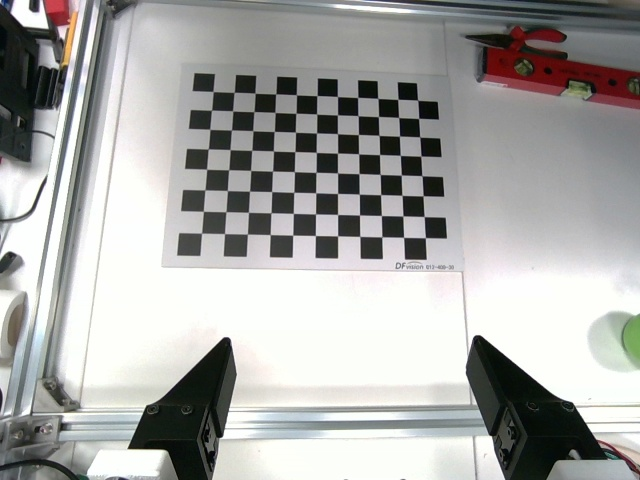
#> input picture piper_sdk/Colibration/collect_data/100data/10.jpg, 640 x 480 px; its folder holds 3 pictures in this run
$ python Colibration.py
#> lines starting #> are read from the running program, lines starting #| are printed output that depends on the picture; after the words box and inside, x2 and y2 are one past the last pixel; in counts of white or black regions, pixels touching at a corner belong together; long printed decimals are rounded
# coding=utf-8
"""
眼在手上 用采集到的图片信息和机械臂位姿信息计算 相机坐标系相对于机械臂末端坐标系的 旋转矩阵和平移向量
A2^{-1}*A1*X=X*B2*B1^{−1}
"""

import os

import cv2
import numpy as np
from scipy.spatial.transform import Rotation as Rsc

np.set_printoptions(precision=8, suppress=True)

# 使用脚本所在目录的绝对路径，确保在任何位置运行都能找到文件
current_dir = os.path.dirname(os.path.abspath(__file__))
file_name = "100data"
iamges_path = os.path.join(current_dir, f"collect_data/{file_name}")  # 手眼标定采集的标定版图片所在路径
arm_pose_file = os.path.join(current_dir, f"collect_data/{file_name}/poses.txt")  # 采集标定板图片时对应的机械臂末端的位姿


def euler_angles_to_rotation_matrix(rx, ry, rz):
    # 计算旋转矩阵
    Rx = np.array([[1, 0, 0],
                   [0, np.cos(rx), -np.sin(rx)],
                   [0, np.sin(rx), np.cos(rx)]])

    Ry = np.array([[np.cos(ry), 0, np.sin(ry)],
                   [0, 1, 0],
                   [-np.sin(ry), 0, np.cos(ry)]])

    Rz = np.array([[np.cos(rz), -np.sin(rz), 0],
                   [np.sin(rz), np.cos(rz), 0],
                   [0, 0, 1]])

    R = Rz @ Ry @ Rx
    return R


def pose_to_homogeneous_matrix(pose):
    x_mm, y_mm, z_mm, rx_deg, ry_deg, rz_deg = pose

    # 单位转换
    x = x_mm / 1000.0
    y = y_mm / 1000.0
    z = z_mm / 1000.0

    # 角度从度->弧度
    rx = np.deg2rad(rx_deg)
    ry = np.deg2rad(ry_deg)
    rz = np.deg2rad(rz_deg)

    R = euler_angles_to_rotation_matrix(rx, ry, rz)
    t = np.array([x, y, z]).reshape(3, 1)

    return R, t


def camera_calibrate(iamges_path):
    print("++++++++++开始相机标定++++++++++++++")
    # 角点的个数以及棋盘格间距
    XX = 11  # 标定板的中长度对应的角点的个数
    YY = 8  # 标定板的中宽度对应的角点的个数
    L = 0.03  # 标定板一格的长度  单位为米

    # 设置寻找亚像素角点的参数，采用的停止准则是最大循环次数30和最大误差容限0.001
    criteria = (cv2.TERM_CRITERIA_MAX_ITER | cv2.TERM_CRITERIA_EPS, 30, 0.001)

    # 获取标定板角点的位置
    objp = np.zeros((XX * YY, 3), np.float32)
    objp[:, :2] = np.mgrid[0:XX, 0:YY].T.reshape(-1, 2)  # 将世界坐标系建在标定板上，所有点的Z坐标全部为0，所以只需要赋值x和y
    objp = L * objp

    obj_points = []  # 存储3D点
    img_points = []  # 存储2D点
    size = None      # 初始化图像尺寸变量

    # 自动检测标定数据文件夹中的图片
    image_files = [f for f in os.listdir(iamges_path) if f.endswith('.jpg') and f[:-4].isdigit()]
    image_files.sort(key=lambda x: int(x[:-4]))  # 按照数字顺序排序

    print(f"共找到 {len(image_files)} 张标定图片")

    for i, img_file in enumerate(image_files):
        image = os.path.join(iamges_path, img_file)
        print(f"正在处理第{i+1}/{len(image_files)}张图片：{image}")

        img = cv2.imread(image)
#> img is the input picture: shape (480, 640, 3); mean B, G, R 166, 168.1, 168.1
        if img is None:
            print(f"无法读取图像：{image}")
            continue

        print(f"图像大小： {img.shape}")
#| 图像大小： (480, 640, 3)
        # h_init, width_init = img.shape[:2]
        # img = cv2.resize(src=img, dsize=(width_init // 2, h_init // 2))
        # print(f"图像大小(resize)： {img.shape}")
        gray = cv2.cvtColor(img, cv2.COLOR_BGR2GRAY)
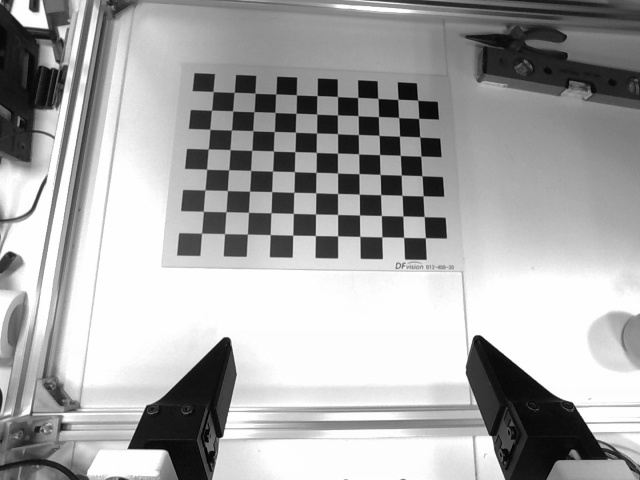
#> gray: shape (480, 640); min 1, max 255, mean 167.9

        size = gray.shape[::-1]
#> size = (640, 480)
        ret, corners = cv2.findChessboardCorners(gray, (XX, YY), None)
#> ret = True; corners = 88 rows, first 8: [213, 91.54], [234.2, 92.31], [255, 93.24], [275.7, 93.95], [296.4, 94.75], [317, 95.63], [337.4, 96.49], [357.7, 97.45]

        if not ret or corners is None:
            print(f"未能在图像中找到 {XX}x{YY} 的棋盘格角点，跳过此图像")
            continue

        # 角点找到后才打印信息
        print(f"左上角点：{corners[0, 0]}")
#| 左上角点：[212.972  91.535]
        print(f"右下角点：{corners[-1, -1]}")
#| 右下角点：[425.4723  237.619]

        # 绘制角点并显示图像
        cv2.drawChessboardCorners(img, (XX, YY), corners, ret)
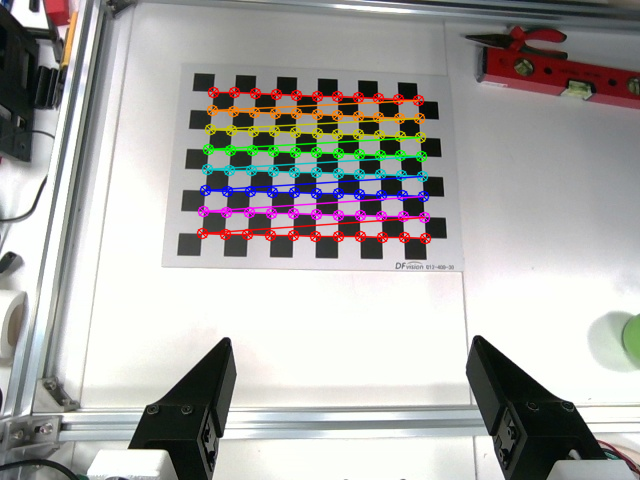
#> img: shape (480, 640, 3); 5.14% of pixels changed, all inside (x1, y1, x2, y2) = (196, 86, 432, 245)
        cv2.imshow('Chessboard', img)

        cv2.waitKey(3000)  ## 停留3s, 观察找到的角点是否正确

        # 此时已确认找到角点
        obj_points.append(objp)

        corners2 = cv2.cornerSubPix(gray, corners, (5, 5), (-1, -1), criteria)  # 在原角点的基础上寻找亚像素角点
#> corners2 = 88 rows, first 8: [213.1, 91.53], [234.2, 92.34], [255.1, 93.24], [275.7, 93.92], [296.4, 94.78], [317, 95.61], [337.4, 96.53], [357.7, 97.44]
        if [corners2]:
            img_points.append(corners2)
        else:
            img_points.append(corners)
#> pass 2 of the loop in camera_calibrate, `for i, img_file in enumerate(image_files):`:
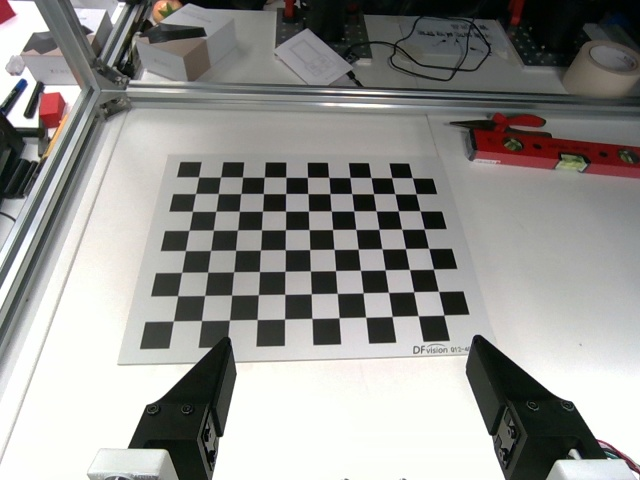
#> input picture piper_sdk/Colibration/collect_data/100data/11.jpg, 640 x 480 px
#> in camera_calibrate, img is the input picture: shape (480, 640, 3); mean B, G, R 144.2, 147.2, 147.9
#| 图像大小： (480, 640, 3)
#> in camera_calibrate, `gray = cv2.cvtColor(img, cv2.COLOR_BGR2GRAY)`:
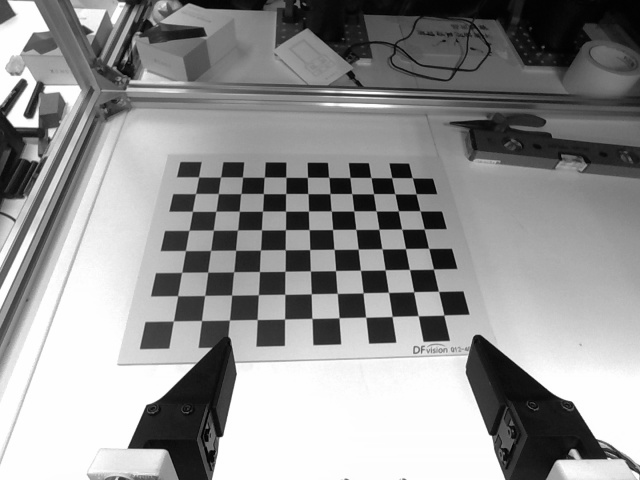
#> gray: shape (480, 640); min 0, max 255, mean 147.1
#> corners = 88 rows, first 8: [198.5, 177], [220.6, 177], [242.5, 177], [264.5, 177], [285.9, 177.3], [307.5, 177.3], [328.7, 177.4], [349.9, 177.5]
#| 左上角点：[198.526 176.997]
#| 右下角点：[443.907 315.000]
#> in camera_calibrate, `cv2.drawChessboardCorners(img, (XX, YY), corners, ret)`:
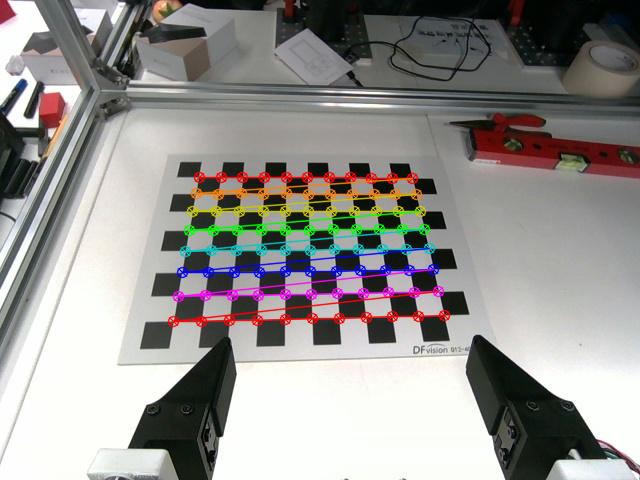
#> img: shape (480, 640, 3); 5.47% of pixels changed, all inside (x1, y1, x2, y2) = (167, 171, 451, 328)
#> corners2 = 88 rows, first 8: [198.5, 176.9], [220.6, 177], [242.5, 177.1], [264.3, 177.2], [285.8, 177.2], [307.4, 177.3], [328.7, 177.4], [349.9, 177.5]
#> pass 3 of the loop in camera_calibrate, `for i, img_file in enumerate(image_files):`:
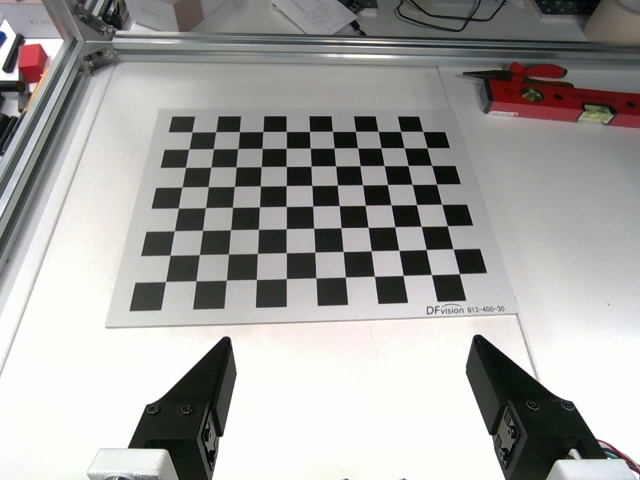
#> input picture piper_sdk/Colibration/collect_data/100data/12.jpg, 640 x 480 px
#> in camera_calibrate, img is the input picture: shape (480, 640, 3); mean B, G, R 159.2, 161.9, 162.4
#| 图像大小： (480, 640, 3)
#> corners = 88 rows, first 8: [191.9, 132], [215.6, 131.8], [239.4, 131.7], [262.8, 131.5], [286.3, 131.4], [309.5, 131.4], [332.5, 131.4], [355.3, 131.3]
#| 左上角点：[191.949 131.984]
#| 右下角点：[459.3469  273.657]
#> in camera_calibrate, `cv2.drawChessboardCorners(img, (XX, YY), corners, ret)`:
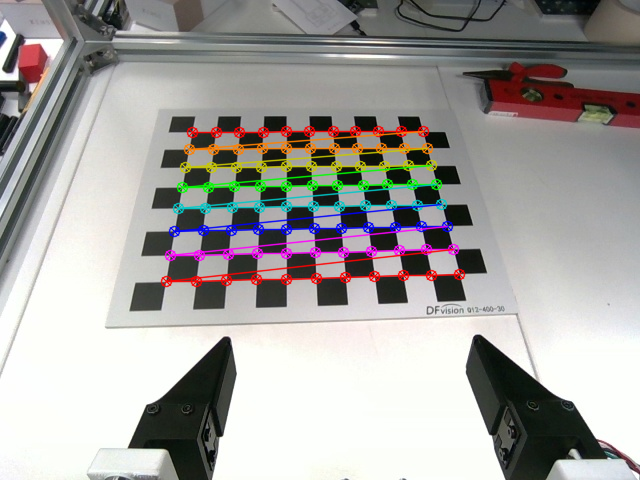
#> img: shape (480, 640, 3); 5.77% of pixels changed, all inside (x1, y1, x2, y2) = (160, 125, 466, 288)
#> corners2 = 88 rows, first 8: [191.9, 131.9], [215.7, 131.7], [239.4, 131.6], [262.8, 131.5], [286.3, 131.4], [309.5, 131.4], [332.5, 131.3], [355.5, 131.3]

    N = len(img_points)
#> N = 3

    if not img_points:
        raise ValueError("未找到有效的棋盘格角点，请检查图像路径和棋盘格参数")

    if size is None:
        raise ValueError("未能获取有效的图像尺寸，请检查图像是否正确加载")

    # 标定得到图案在相机坐标系下的位姿
    ret, mtx, dist, rvecs, tvecs = cv2.calibrateCamera(obj_points, img_points, size, None, None)
#> ret = 0.0818; mtx = [[395.8, 0, 326], [0, 395.6, 236.2], [0, 0, 1]]; dist = [[-0.0584, 0.0997, -0.00143, 0.000668, -0.144]]; rvecs = ([-0.227, -0.068, 0.0128], [-0.6, -0.0742, -0.0303], [-0.556, -0.0627, -0.0387]); tvecs = ([-0.163, -0.209, 0.566], [-0.176, -0.0816, 0.542], [-0.171, -0.133, 0.501])

    # print("ret:", ret)
    print("内参矩阵:\n", mtx)  # 内参数矩阵
#| 内参矩阵:
#|  [[395.767   0.         326.005 ]
#|  [  0.         395.603 236.234]
#|  [  0.           0.           1.        ]]
    print("畸变系数:\n", dist)  # 畸变系数   distortion cofficients = (k_1,k_2,p_1,p_2,k_3)
#| 畸变系数:
#|  [[-0.0584  0.09972 -0.001428    0.0006685 -0.1444]]

    print("++++++++++相机标定完成++++++++++++++")

    return rvecs, tvecs


def process_arm_pose(arm_pose_file):
    """处理机械臂的pose文件。 采集数据时， 每行保存一个机械臂的pose信息， 该pose与拍摄的图片是对应的。
    pose信息用6个数标识， 【x,y,z,Rx, Ry, Rz】. 需要把这个pose信息用旋转矩阵表示。"""

    R_arm, t_arm = [], []
    with open(arm_pose_file, "r", encoding="utf-8") as f:
        # 读取文件中的所有行
        all_lines = f.readlines()
    for line in all_lines:
        pose = [float(v) for v in line.split(',')]
        R, t = pose_to_homogeneous_matrix(pose=pose)
        R_arm.append(R)
        t_arm.append(t)
    return R_arm, t_arm


def hand_eye_calibrate():
    rvecs, tvecs = camera_calibrate(iamges_path=iamges_path)
    R_arm, t_arm = process_arm_pose(arm_pose_file=arm_pose_file)

    # 确保相机和机械臂的数据数量匹配
    n_images = len(rvecs)
    n_poses = len(R_arm)

    if n_images != n_poses:
        print(f"警告：找到的有效图像数量({n_images})与位姿数据数量({n_poses})不匹配！")
        # 使用较小的数量
        n = min(n_images, n_poses)
        rvecs = rvecs[:n]
        tvecs = tvecs[:n]
        R_arm = R_arm[:n]
        t_arm = t_arm[:n]
        print(f"将使用前 {n} 组数据进行标定")

    # 使用TSAI方法进行手眼标定，该方法通常具有较好的精度
    # 返回值：R - 旋转矩阵，t - 平移向量（无误差评估返回值）
    R, t = cv2.calibrateHandEye(R_arm, t_arm, rvecs, tvecs, cv2.CALIB_HAND_EYE_TSAI)
    # 计算标定结果的可靠性评估
    # 通过将标定结果应用到原始数据上，检查变换前后的一致性
    consistency_errors = []
    for i in range(len(R_arm)):
        # 根据AX=XB，计算 A_i * X 和 X * B_i 的差异
        # 其中A是相机位姿变换，B是机械臂位姿变换，X是我们求解的手眼变换
        A_transform = np.eye(4)
        A_transform[:3, :3] = cv2.Rodrigues(rvecs[i])[0]
        A_transform[:3, 3] = tvecs[i].reshape(-1)

        B_transform = np.eye(4)
        B_transform[:3, :3] = R_arm[i]
        B_transform[:3, 3] = t_arm[i].reshape(-1)

        X_transform = np.eye(4)
        X_transform[:3, :3] = R
        X_transform[:3, 3] = t.reshape(-1)

        # 计算 A*X 和 X*B 之间的差异
        AX = A_transform @ X_transform
        XB = X_transform @ B_transform

        # 计算旋转部分的差异（弗罗贝尼乌斯范数）
        rot_error = np.linalg.norm(AX[:3, :3] - XB[:3, :3], 'fro')
        # 计算平移部分的差异（欧几里得距离）
        trans_error = np.linalg.norm(AX[:3, 3] - XB[:3, 3])

        consistency_errors.append((rot_error, trans_error))

    # 计算平均误差
    avg_rot_error = np.mean([e[0] for e in consistency_errors])
    avg_trans_error = np.mean([e[1] for e in consistency_errors])

    print("+++++++++++手眼标定完成+++++++++++++++")
    print(f"标定一致性评估：")
    print(f"平均旋转误差: {avg_rot_error:.6f}")
    print(f"平均平移误差: {avg_trans_error:.6f} (单位与输入相同)")
    print(f"样本数量: {len(consistency_errors)}")

    # 如果误差过大，给出警告
    if avg_rot_error > 0.1 or avg_trans_error > 10.0:  # 阈值需要根据实际应用调整
        print("警告：标定误差较大，可能需要重新采集数据或尝试其他标定方法")
    return R, t


if __name__ == "__main__":
#> (the run stopped early here; a loop or call above may not have finished)
